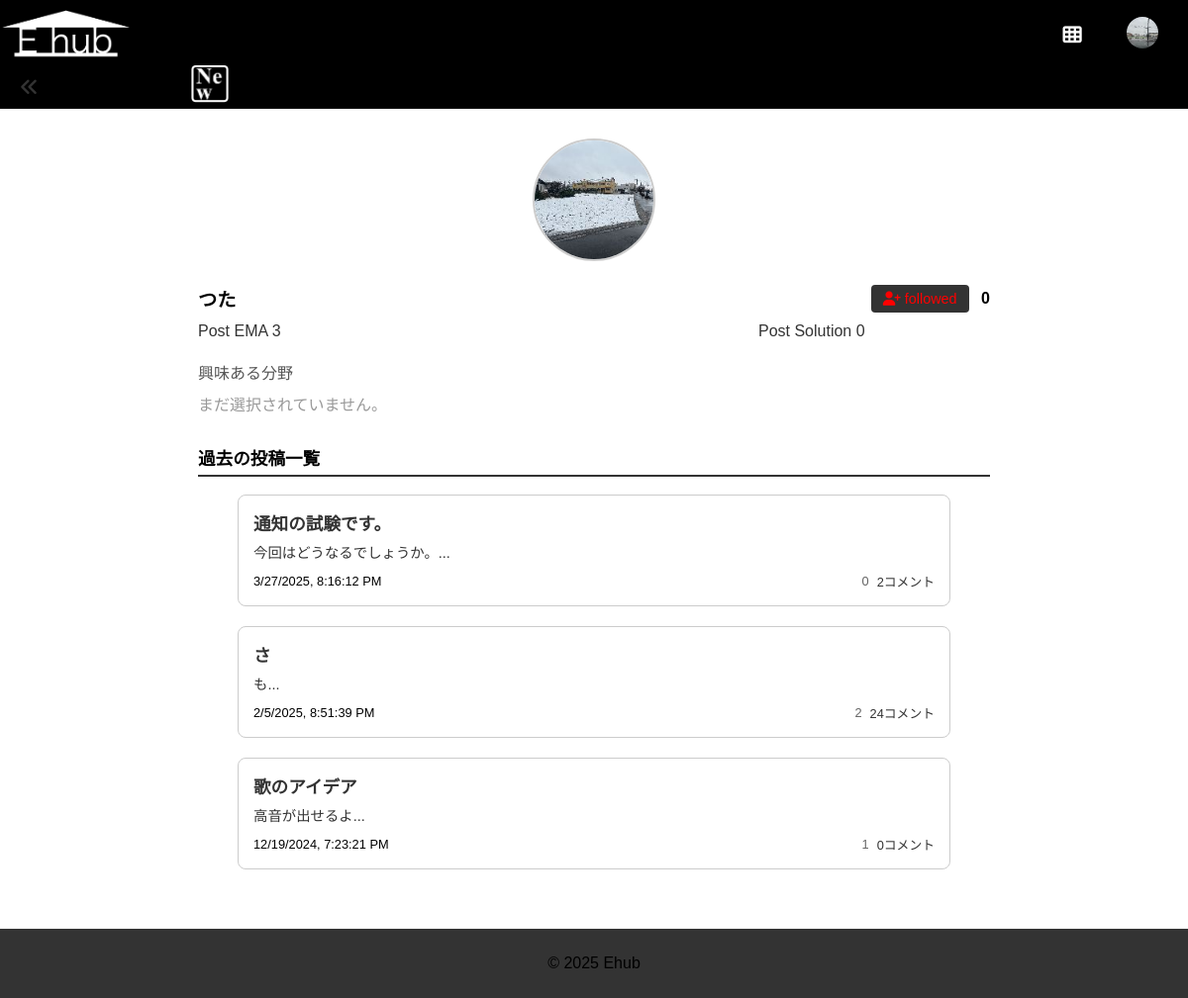
The page /user_info/2 (signed in) on the database its author committed.
### models.py (models this page shows, shortened)
class User(UserMixin, db.Model):
    __tablename__ = 'user'  # 明示的にテーブル名を指定
    id = db.Column(db.Integer, primary_key=True)
    username = db.Column(db.String(64), nullable=False, unique=True)
    password_hash = db.Column(db.String(128), nullable=False)
    name = db.Column(db.String(100))
    birthdate = db.Column(db.Date)
    email = db.Column(db.String(120))
    topphoto = db.Column(db.String(255))  # 例: "user_1_topphoto.png"
    interests = db.relationship(
        'Category',
        secondary=user_interests,
        backref='users',
        lazy='dynamic'
    )
    ideas = db.relationship('Idea', backref='author', lazy='dynamic')
    notifications = db.relationship(
        'Notification',
        foreign_keys='Notification.user_id',
        backref='recipient',
        lazy='dynamic'
    )
    followers = db.relationship(
        'User',
        secondary=user_follows,
        primaryjoin=(user_follows.c.followed_id == id),
        secondaryjoin=(user_follows.c.follower_id == id),
        backref=db.backref('following', lazy='dynamic'),
        lazy='dynamic'
    )
    def is_following(self, user):
        if not user:
            return False
        return self.following.filter(user_follows.c.followed_id == user.id).count() > 0

class Idea(db.Model):
    id = db.Column(db.Integer, primary_key=True)
    title = db.Column(db.String(128), nullable=False)
    description = db.Column(db.Text, nullable=False)
    created_at = db.Column(db.DateTime, default=datetime.utcnow)
    author_id = db.Column(db.Integer, db.ForeignKey('user.id'), nullable=True)
    categories = db.relationship(
        'Category',
        secondary=idea_categories,
        backref='ideas',
        lazy='dynamic'
    )
    comments = db.relationship('Comment', backref='idea', lazy='dynamic')
    followers = db.relationship(
        'User',
        secondary='idea_followers',
        backref='followed_ideas'
    )
    flowers = db.relationship(
        'User',
        secondary=idea_flowers,
        backref='flowered_ideas'
    )

### app.py (the view)
@app.route('/user_info/<int:user_id>')
@login_required
def user_info(user_id):
    user = User.query.get_or_404(user_id)
    if current_user.id == user.id:
        follow_state = "follower"  # 自分自身の場合
    else:
        if current_user.is_following(user):
            if user.is_following(current_user):
                follow_state = "followed"
            else:
                follow_state = "following"
        else:
            follow_state = "follow+"
    ema_count = user.ideas.count()
    solution_count = 0  # 任意: ソリューション数など
    user_interests = user.interests.all()
    user_emas = user.ideas.order_by(Idea.created_at.desc()).all()
    return render_template(
        'user_info.html',
        user=user,
        follow_state=follow_state,
        ema_count=ema_count,
        solution_count=solution_count,
        user_interests=user_interests,
        user_emas=user_emas
    )

### app.py (called while the page is built)
@login_manager.user_loader
def load_user(user_id):
    return User.query.get(int(user_id))

### templates/user_info.html (shortened to what this page needs)
{% extends "base.html" %}
{% block content %}
<div class="user-info-container">
  <div class="top-photo-center">
    <img
      class="user-top-photo"
      src="{% if user.topphoto %}
            {{ url_for('static', filename='uploads/' ~ user.topphoto) }}
          {% else %}
            {{ url_for('static', filename='images/default_user.png') }}
          {% endif %}"
      alt="トップ画像"
    >
  </div>
  <div class="user-row">
    <div class="user-name-left">
      {{ user.name|default(user.username) }}
    </div>
    <div>
      {% if current_user.id == user.id %}
        <button id="followButton" class="follow-btn follower" disabled>
          follower
        </button>
      {% else %}
        <button id="followButton"
                class="follow-btn {% if follow_state == 'follow+' %}follow-plus{% elif follow_state == 'following' %}following{% else %}followed{% endif %}"
                onclick="toggleFollow({{ user.id }})">
          <i class="fa-solid fa-user-plus"></i> {{ follow_state }}
        </button>
      {% endif %}
      <span id="mutualCount" class="mutual-count" onclick="showMutualFollowers({{ user.id }})">0</span>
    </div>
  </div>
  <div class="post-count-row">
    <div class="post-count-item">
      Post EMA {{ ema_count }}
    </div>
    <div class="post-count-item post-solution-item">
      Post Solution {{ solution_count }}
    </div>
  </div>
  <div class="user-interests-block">
    <h4>興味ある分野</h4>
    {% if user_interests %}
      {% for cat in user_interests %}
        <div class="interest-item">{{ cat.name }}</div><br>
      {% endfor %}
    {% else %}
      <div style="color:#999;">まだ選択されていません。</div>
    {% endif %}
  </div>
  <h3 class="section-title">過去の投稿一覧</h3>
  <div class="recent-container">
    {% for idea in user_emas %}
      <div class="recent-card" onclick="location.href='{{ url_for('idea_detail', idea_id=idea.id) }}';">
        <div class="recent-card-title">
          {{ idea.title }}
        </div>
        <div class="recent-card-info">
          {{ idea.description[:100] }}...
        </div>
        <div class="recent-card-footer">
          <div class="footer-date">
            <span class="local-date" data-utc="{{ idea.created_at.isoformat() }}Z"></span>
          </div>
          <div class="footer-icons">
            <span class="heart-count">
              {{ idea.flowers|length }}
            </span>
            <span class="comment-count">
              {{ idea.comments.count() }}コメント
            </span>
          </div>
        </div>
      </div>
    {% endfor %}
  </div>
</div>
{% endblock %}

### templates/base.html (shortened to what this page needs)
<!DOCTYPE html>
<html lang="ja">
<head>
    <link rel="stylesheet"
      href="https://cdnjs.cloudflare.com/ajax/libs/font-awesome/6.2.0/css/all.min.css"
 />
    <link rel="stylesheet" href="{{ url_for('static', filename='style.css') }}">
</head>
<body class="{{ body_class|default('') }}">
    <header>
        <div class="header-left">
            <h1>
                <a href="{{ url_for('index') }}">
                    <img src="{{ url_for('static', filename='images/ehub_logo.png') }}"
                        alt="Ehub Logo"
                        class="ehub-logo">
                </a>
            </h1>
        </div>
        <div class="header-right" style="display: flex; align-items: center; justify-content: flex-end; gap: 15px;">
          <div class="app-menu-container">
              <button type="button" class="app-menu-btn">
                  <i class="fa-solid fa-th"></i>
              </button>
          </div>
          {% if current_user.is_authenticated %}
          <div class="user-settings-container">
              <a href="{{ url_for('my_user_info') }}">
                  {% if current_user.topphoto %}
                      <img src="{{ url_for('static', filename='uploads/' ~ current_user.topphoto) }}"
                          alt="Profile"
                          class="topphoto-icon">
                  {% else %}
                      <i class="fa-solid fa-user"></i>
                  {% endif %}
              </a>
          </div>
          {% endif %}
      </div>
      <a href="javascript:history.back();" class="back-button-link">
        <i class="fa-solid fa-angles-left"></i>
      </a>
      <a href="{{ url_for('recent_page') }}" class="recent-icon-link">
        <img src="{{ url_for('static', filename='images/new_recent_icon.png') }}"
            alt="New"
            class="recent-icon-img" />
      </a>
    </header>
    <main>
        {% block content %}{% endblock %}
    </main>
    <footer>
        <p>&copy; 2025 Ehub</p>
    </footer>
</body>
</html>

### static/style.css (style rules this page uses)
body { font-family: Arial, sans-serif; margin: 0; padding: 0; background-color: #fff; color: #000; }
.header, nav, main { padding: 20px; }
html, body { margin: 0; padding: 0; box-sizing: border-box; }
header { background: #000; padding: 20px; display: flex; justify-content: space-between; align-items: center; position: fixed; top: 0; height: 110px; left: 0; right: 0; z-index: 9999; }
.header-left h1, .header-left h1 a { margin: 0; color: #333; text-decoration: none; font-size: 1.5em; }
.header-right a { margin-left: 15px; text-decoration: none; color: #333; font-size: 0.9em; }
main { background-color: #fff; height: calc(100vh - (110px + 0px)); overflow-y: auto; overflow-x: hidden; width: 100%; max-width: none; margin: 0; padding: 0; box-sizing: border-box; padding-top: 110px !important; padding-bottom: 0px; margin-bottom: 0 !important; }
footer { background-color: #333; position: fixed; left: 0; right: 0; bottom: 0; text-align: center; font-size: 1.0em; margin: 0 !important; padding: 10px; box-sizing: border-box; }
.recent-container { display: flex; flex-direction: column; gap: 0px; margin-top: 20px; margin: 0 auto; width: 90%; max-height: 1000px; overflow-y: auto; }
.recent-card { position: relative; width: 100%; background-color: #fff; border: 1px solid #333; border-radius: 0px; padding: 15px; box-sizing: border-box; cursor: pointer; transition: box-shadow 0.2s ease, transform 0.2s ease; color: #000 }
.recent-card-title { font-size: 1.1em; font-weight: bold; margin-bottom: 6px; color: #000; text-align: left; }
.recent-card-info { font-size: 0.9em; color: #000; margin-bottom: 10px; text-align: left; }
.recent-card-footer { display: flex; justify-content: space-between; align-items: center; margin-top: 10px; font-size: 0.8em; color: #000; }
.footer-icons { display: flex; gap: 8px; align-items: center; }
.footer-date { text-align: left; color: #000; }
.heart-count { color: #666; transition: color 0.2s ease; }
.app-menu-container { position: relative; display: inline-block; z-index: 999999 !important; margin-right: 15px; }
.app-menu-btn { background: none; border: none; cursor: pointer; font-size: 1.2em; color: #333; text-decoration: none; padding: 0; }
.user-settings-container { position: relative; display: inline-block; margin-left: 15px; }
body { font-family: Arial, sans-serif; margin: 0; padding: 0; }

### templates/base.html (style rules this page uses)
.header-left h1 { margin: 0; }
.header-left h1 a { text-decoration: none; color: #333; }
.header-right a { margin-left: 20px; text-decoration: none; color: #333; }
.ehub-logo { max-height: 50px; height: auto; width: auto; display: block; }
body { margin: 0; padding: 0; font-family: Arial, sans-serif; }
header { background: #000; padding: 0px; display: flex; justify-content: space-between; align-items: center; position: fixed; top: 0; left: 0; right: 0; z-index: 9999; height: 110px; }
.header-right { display: flex; align-items: center; justify-content: flex-end; gap: 15px; }
.app-menu-container { position: relative; display: inline-block; margin-right: 15px; }
.app-menu-btn { background: none; border: none; cursor: pointer; font-size: 1.2em; color: #fff; width: 40px; height: 40px; display: flex; align-items: center; justify-content: center; }
.user-settings-container { position: relative; display: inline-block; margin-left: 15px; }
.topphoto-icon { width: 32px; height: 32px; position: relative; left: -30px; border-radius: 50%; object-fit: cover; }
.app-menu-btn { background: none; border: none; cursor: pointer; font-size: 1.2em; color: #fff; }
.ehub-logo, .app-menu-container, .user-settings-container { transform: translateY(-20px); }
.back-button-link { position: absolute; bottom: 10px; left: 20px; color: #fff; font-size: 1.4em; text-decoration: none; transform: none; }
.recent-icon-link { position: absolute; bottom: 5px; left: 16%; width: 40px; height: 40px; text-decoration: none; cursor: pointer; }
.recent-icon-img { width: 100%; height: auto; border-radius: 5px; display: block; }

### rows shown on the page
User: topphoto (picture)
User: topphoto (picture), name "つた"
Idea: title "通知の試験です。", description "今回はどうなるでしょうか。", flowers|length "0", comments.count "2"
Idea: title "さ", description "も", flowers|length "2", comments.count "24"
Idea: title "歌のアイデア", description "高音が出せるよ", flowers|length "1", comments.count "0"

### other values the page prints
{{ follow_state }} "followed"
{{ ema_count }} "3"
{{ solution_count }} "0"
